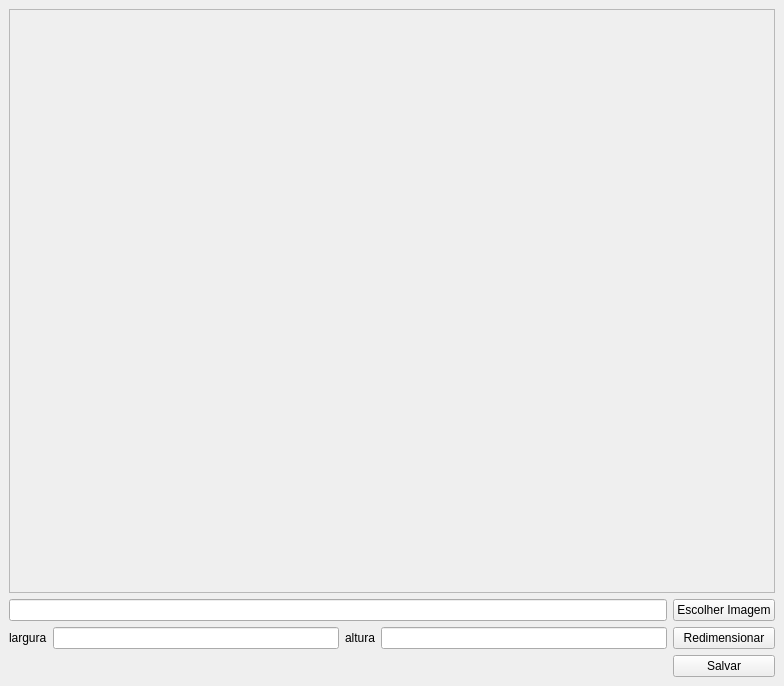
<?xml version="1.0" encoding="UTF-8"?>
<ui version="4.0">
 <class>MainWindow</class>
 <widget class="QMainWindow" name="MainWindow">
  <property name="geometry">
   <rect>
    <x>0</x>
    <y>0</y>
    <width>784</width>
    <height>686</height>
   </rect>
  </property>
  <property name="windowTitle">
   <string>Redimensionar imagem</string>
  </property>
  <widget class="QWidget" name="centralwidget">
   <layout class="QGridLayout" name="gridLayout">
    <item row="2" column="1">
     <widget class="QLineEdit" name="inputLargura"/>
    </item>
    <item row="2" column="0">
     <widget class="QLabel" name="label">
      <property name="text">
       <string>largura</string>
      </property>
     </widget>
    </item>
    <item row="2" column="3">
     <widget class="QLineEdit" name="inputAltura"/>
    </item>
    <item row="2" column="4">
     <widget class="QPushButton" name="botaoRedimensionar">
      <property name="text">
       <string>Redimensionar</string>
      </property>
     </widget>
    </item>
    <item row="2" column="2">
     <widget class="QLabel" name="label_2">
      <property name="text">
       <string>altura</string>
      </property>
     </widget>
    </item>
    <item row="3" column="4">
     <widget class="QPushButton" name="botaoSalvar">
      <property name="text">
       <string>Salvar</string>
      </property>
     </widget>
    </item>
    <item row="0" column="0" colspan="5">
     <widget class="QScrollArea" name="scrollArea">
      <property name="widgetResizable">
       <bool>true</bool>
      </property>
      <widget class="QWidget" name="scrollAreaWidgetContents">
       <property name="geometry">
        <rect>
         <x>0</x>
         <y>0</y>
         <width>764</width>
         <height>579</height>
        </rect>
       </property>
       <layout class="QGridLayout" name="gridLayout_2">
        <item row="0" column="0">
         <widget class="QLabel" name="labelImg">
          <property name="text">
           <string/>
          </property>
         </widget>
        </item>
       </layout>
      </widget>
     </widget>
    </item>
    <item row="1" column="4">
     <widget class="QPushButton" name="botaoEscolheArquivo">
      <property name="text">
       <string>Escolher Imagem</string>
      </property>
     </widget>
    </item>
    <item row="1" column="0" colspan="4">
     <widget class="QLineEdit" name="inputAbrirArquivo"/>
    </item>
   </layout>
  </widget>
 </widget>
 <resources/>
 <connections/>
</ui>
